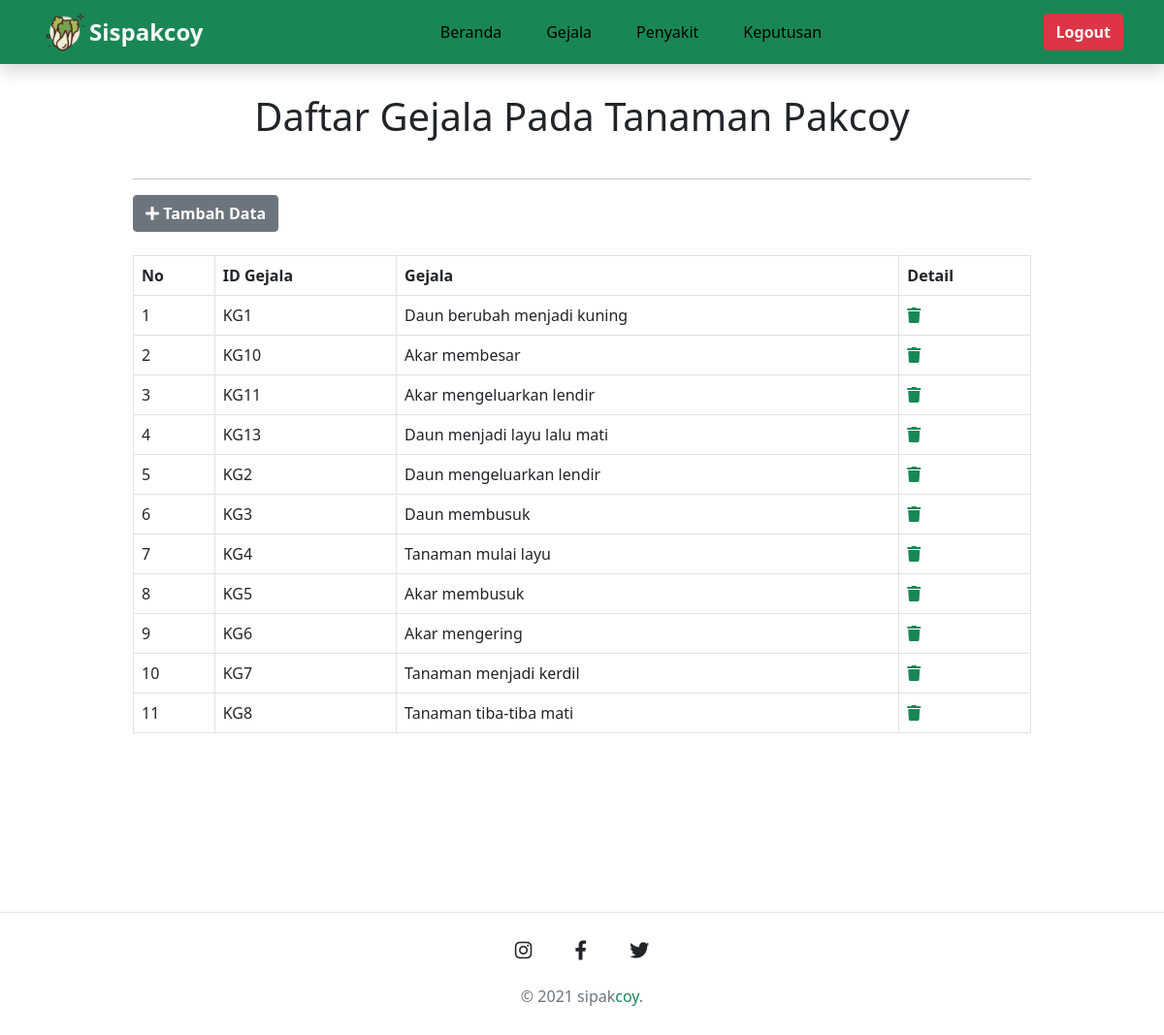
/menuadmin_gejala.php, run on the app's committed database.
### tables this page shows
CREATE TABLE `gejala` (
  `idgejala` varchar(10) NOT NULL,
  `gejala` varchar(1000) NOT NULL
);

### menuadmin_gejala.php (the view, shortened to what this page needs)
<?php
include('koneksi.php');
?>
<!doctype html>
<html lang="en">
<head>
    <link rel="stylesheet" href="https://cdnjs.cloudflare.com/ajax/libs/font-awesome/5.15.3/css/all.min.css" />
    <link rel="stylesheet" href="assets/css/style.css">
    <link href="https://cdn.jsdelivr.net/npm/bootstrap@5.0.1/dist/css/bootstrap.min.css" rel="stylesheet">
</head>
<body>
    <nav class="navbar navbar-expand-lg shadow fixed-top " style="background-color: #198754;">
        <div class="container-lg">
            <img src="assets/img/logosaw.png" width="50" height="50" alt="logo">
            <a class="navbar-brand fw-bold text-light" href="#">Sispakcoy</a>
            <div class="collapse navbar-collapse" id="navbarNav">
                <ul class="navbar-nav mx-auto">
                    <li class="nav-item">
                        <a class="nav-link" href="admin_page.php">Beranda<span class="sr-only">(current)</span></a>
                    </li>
                    <li class="nav-item active">
                        <a class="nav-link" href="menuadmin_gejala.php">Gejala</a>
                    </li>
                    <li class="nav-item">
                        <a class="nav-link" href="menuadmin_penyakit.php">Penyakit</a>
                    </li>
                    <li class="nav-item">
                        <a class="nav-link" href="menuadmin_keputusan.php">Keputusan</a>
                    </li>
            </div>
            <a href="logout.php" class="btn btn-danger ms-auto fw-bold text-light">Logout</a>
        </div>
    </nav>
    <div class="container-lg py-5">
        <div class="row justify-content-center">
            <div class="col-lg-10 text-left">
                <br>
                <h2 class="text-center fw-normal fs-1 py-4">Daftar Gejala Pada Tanaman Pakcoy</h2>
                <hr>
                <a href="admin_input_gejala.php">
                    <button type="button" class="btn btn-secondary">
                        <i class="fa fa-plus"></i><b> Tambah Data</b>
                    </button>
                </a>
                <br><br>
                <div class="box-body table-responsive">
                    <table id="example1" class="table table-bordered table-hover">
                        <thead>
                            <tr>
                                <th>No</th>
                                <th>ID Gejala</th>
                                <th>Gejala</th>
                                <th>Detail</th>
                            </tr>
                        </thead>
                        <?php
                        $queri = "Select * From gejala";
                        $hasil = mysqli_query($conn, $queri);
                        $id = 0;
                        while ($data = mysqli_fetch_array($hasil)) {
                            $id++;
                            echo "
                                    <tr>
                                    <td>" . $id . "</td>
                                    <td>" . $data[0] . "</td>
                                    <td>" . $data[1] . "</td>
                                    <td><a href=\"admin_delete_gejala.php?id=" . $data[0] . "\"  onclick='return checkDelete()'><i class='fa fa-trash text-success'></i></a>" . "</td>
                                    </tr>";
                        }
                        ?>
                    </table><br><br><br><br><br>
                </div>
            </div>
        </div>
    </div>
    <footer class="footer border-top py-4">
        <div class="container-lg">
            <div class="row">
                <div class="col-lg-12 text-center">
                    <ul class="list-unstylyed list-inline">
                        <li class="list-inline-item">
                            <a href="https://www.instagram.com/" class="btn-floating btn-lg text-dark"><i class="fab fa-instagram"></i></a>
                        </li>
                        <li class="list-inline-item">
                            <a href="https://www.facebook.com/" class="btn-floating btn-lg text-dark"><i class="fab fa-facebook-f"></i></a>
                        </li>
                        <li class="list-inline-item">
                            <a href="https://www.twitter.com/" class=" btn-floating btn-lg text-dark"><i class="fab fa-twitter"></i></a>
                        </li>
                    </ul>
                </div>
                <footer class="footer py-1">
                    <div class="container-lg">
                        <div class="row">
                            <div class="col-lg-12">
                                <p class="m-0 text-center text-muted footer_text">&copy; 2021 sipak<span>coy</span>.</p>
                            </div>
                        </div>
                    </div>
                </footer>
            </div>
        </div>
    </footer>
</body>
</html>

### assets/css/style.css (style rules this page uses)
.container-lg .navbar-brand { color: #000; font-weight: bold; font-size: 1.5rem; }
.navbar .nav-item { padding: 0 15px; }
.navbar .nav-item .nav-link { color: #000000; font-weight: 500; }
.footer_text span { color:#198754; }

### data on the page
gejala: idgejala "KG1", gejala "Daun berubah menjadi kuning"
gejala: idgejala "KG10", gejala "Akar membesar"
gejala: idgejala "KG11", gejala "Akar mengeluarkan lendir"
gejala: idgejala "KG13", gejala "Daun menjadi layu lalu mati"
gejala: idgejala "KG2", gejala "Daun mengeluarkan lendir"
gejala: idgejala "KG3", gejala "Daun membusuk"
gejala: idgejala "KG4", gejala "Tanaman mulai layu"
gejala: idgejala "KG5", gejala "Akar membusuk"
gejala: idgejala "KG6", gejala "Akar mengering"
gejala: idgejala "KG7", gejala "Tanaman menjadi kerdil"
gejala: idgejala "KG8", gejala "Tanaman tiba-tiba mati"
